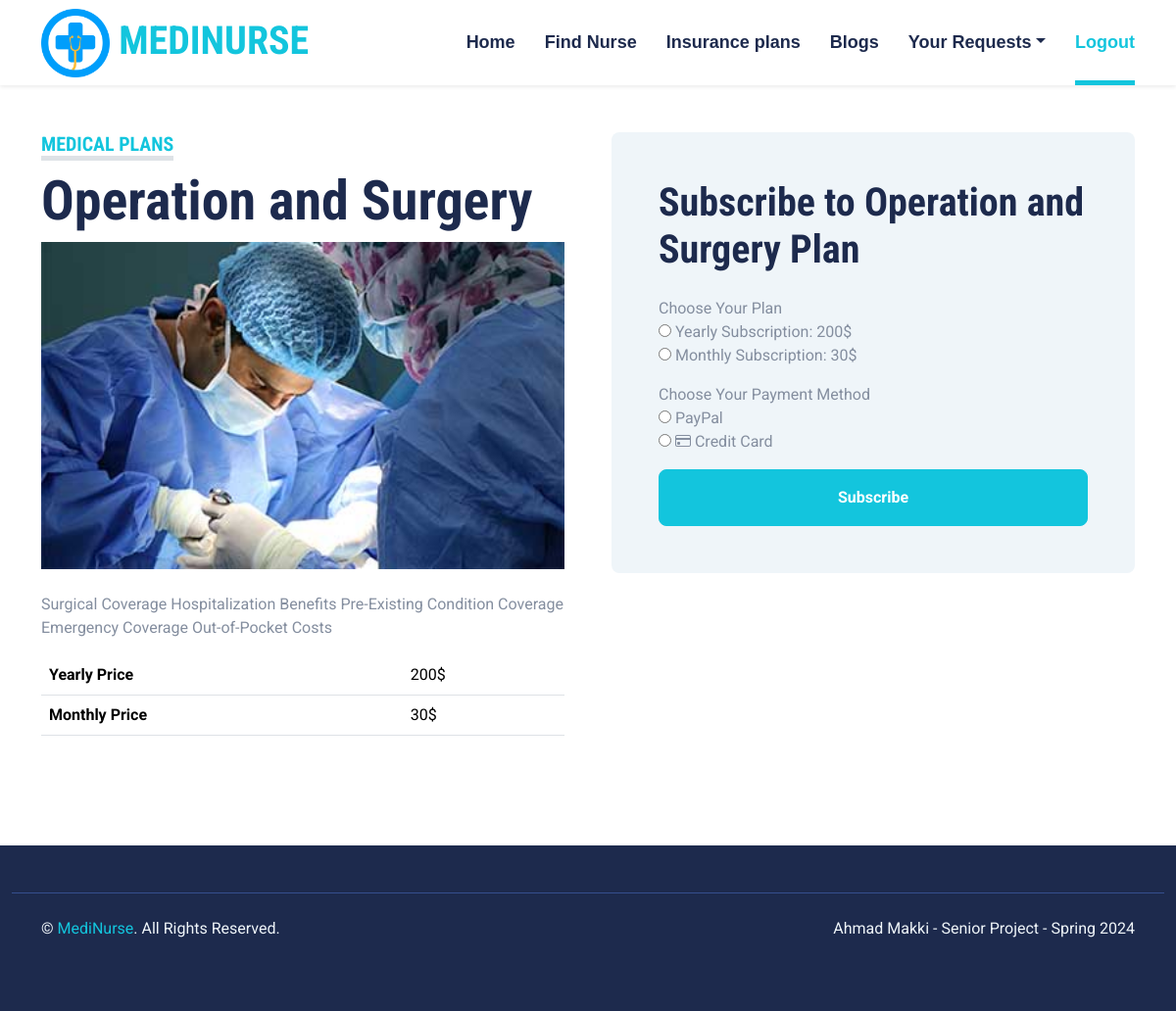
The page /patients/subscribe.php?id=1 on the database its author committed.
### tables this page shows
CREATE TABLE IF NOT EXISTS `insurance_plans` (
  `planID` int(11) NOT NULL AUTO_INCREMENT,
  `name` varchar(100) NOT NULL,
  `description` text NOT NULL,
  `image` varchar(100) NOT NULL,
  `yearly_price` int(11) NOT NULL,
  `monthly_price` int(11) NOT NULL,
  PRIMARY KEY (`planID`)
);

### patients/subscribe.php (the view)
<?php include "head.php"; ?>
<body>
<?php include "navbar.php"; ?>
<?php
$planid = $_GET['id'];
$result = mysqli_query($con,"SELECT * FROM insurance_plans WHERE planID='$planid'");
$row = mysqli_fetch_array($result);
?>
<div class="container-fluid py-5">
        <div class="container">
            <div class="row gx-5">
                <div class="col-lg-6 mb-5 mb-lg-0">
                    <div class="mb-4">
                        <h5 class="d-inline-block text-primary text-uppercase border-bottom border-5">Medical Plans</h5>
                        <h1 class="display-4"><?php echo $row['name'] ?></h1>
                        <img src="../insurance-img/<?php echo $row['image'] ?>" style="width:100%"/>
                        </div><div><p> <?php echo $row['description'] ?></p>
                    </div>
                    <table class="table table-hover" style="color:black">
			<tr>
				<th>Yearly Price</th>
                <td><?php echo $row['yearly_price'] ?>$</td>
            </tr>
            <tr>
				<th>Monthly Price</th>
                <td><?php echo $row['monthly_price'] ?>$</td>
			</tr>
		    </table>
            </div>
<?php
$result = mysqli_query($con,"SELECT * FROM subscriptions WHERE planID='$planid' AND patientID='$pid'");
if(mysqli_num_rows($result)>0){
?>
<div class="col-lg-6">
                    <div class="bg-light  rounded p-5">
                        <h1 class="mb-4">Subscribe to <?php echo $row['name'] ?> Plan</h1>
                        <form action="save-subscription.php?id=<?php echo $row['planID'] ?>" method="POST" enctype="multipart/form-data">
                            <div class="row g-3">
                                <h5 class="text-success">You are already a Subscriber in this plan</h5>
                            </div>
                        </form>
                    </div>
                </div>
<?php } else {?>
                <div class="col-lg-6">
                    <div class="bg-light  rounded p-5">
                        <h1 class="mb-4">Subscribe to <?php echo $row['name'] ?> Plan</h1>
                        <form action="save-subscription.php?id=<?php echo $row['planID'] ?>" method="POST" enctype="multipart/form-data">
                            <div class="row g-3">
                                <div class="col-12 col-sm-12">
                                    <label>Choose Your Plan</label><br>
                                    <input name="price_method" type="radio" required value="Yearly"> Yearly Subscription: <?php echo $row['yearly_price'] ?>$
                                    <br>
                                    <input name="price_method" type="radio" required value="Monthy"> Monthly Subscription: <?php echo $row['monthly_price'] ?>$
                                </div>
                                <div class="col-12 col-sm-12">
                                    <label>Choose Your Payment Method</label><br>
                                    <input name="payment_method" type="radio" required value="Paypal"> <i class="bi bi-paypal"></i> PayPal
                                    <br>
                                    <input name="payment_method" type="radio" required value="Credit Card"> <i class="bi bi-credit-card"></i> Credit Card
                                </div>
                                <div class="col-12">
                                    <button class="btn btn-primary w-100 py-3" type="submit">Subscribe</button>
                                </div>
                            </div>
                        </form>
                    </div>
                </div>
                <?php } ?>
            </div>
        </div>
    </div>
<?php include "footer.php"; ?>

### css/style.css (style rules this page uses)
:root { --primary: #13C5DD; --secondary: #354F8E; --light: #EFF5F9; --dark: #1D2A4D; }
.btn { font-weight: 700; transition: .5s; }
.btn-primary { color: #FFFFFF; }

### rows shown on the page
insurance_plans: name "Operation and Surgery", image (picture), description "Surgical Coverage Hospitalization Benefits Pre-Existing Condition Coverage Emergency Coverage Out-of-Pocket Costs", yearly_price "200", monthly_price "30"
